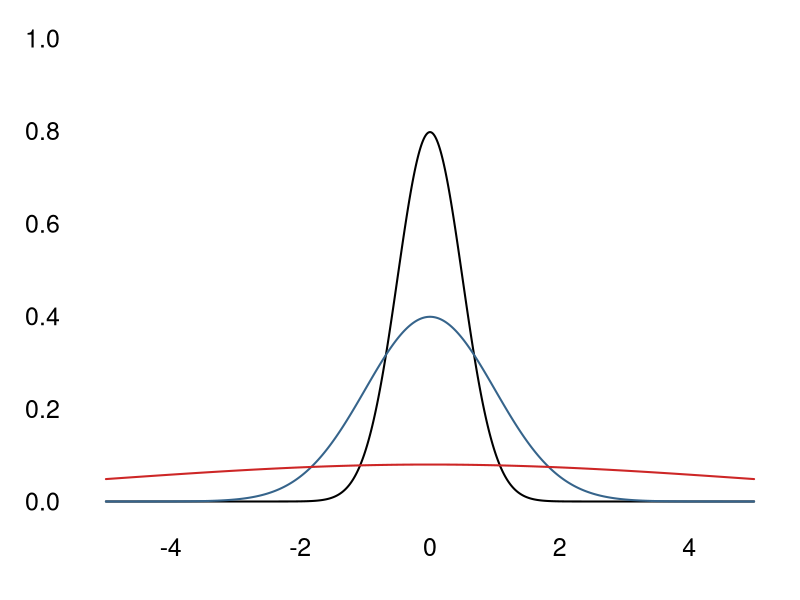
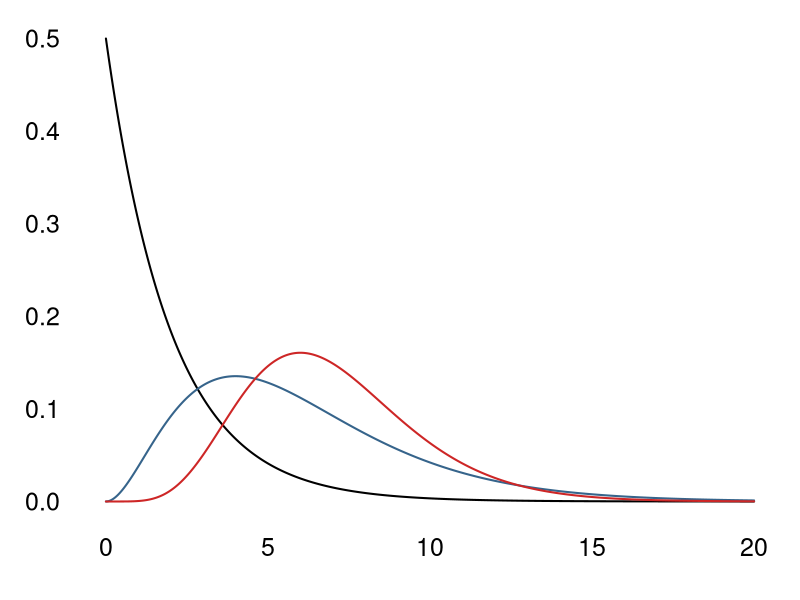
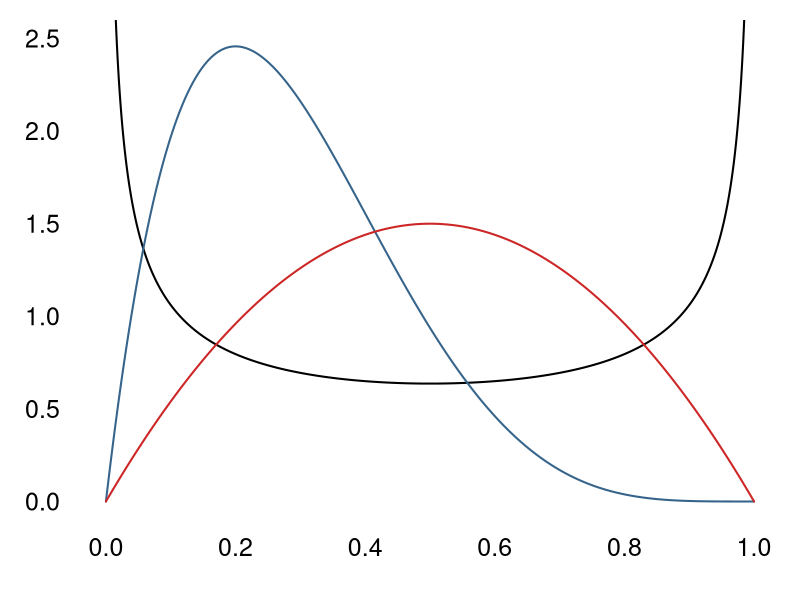

The R script that drew these images, in order:
## Choosing priors

# Normal distribution
x<-seq(-5,5,length=1000)
y1<-dnorm(x,0,.5)
y2<-dnorm(x,0,1)
y3<-dnorm(x,0,5)

par(mar=c(4,4,1,1),bty="n",cex.axis=1.5,cex.lab=1.5,las=1)
plot(x,y1,type="l",lwd=2,col="black",axes=FALSE,xlab="",ylab="",
     xlim=c(-5,5),ylim=c(0,1))
lines(x,y2,lwd=2,col="steelblue4")
lines(x,y3,lwd=2,col="firebrick3")
axis(1,tick=FALSE)
axis(2,tick=FALSE)

# Gamma distribution
x<-seq(0,20,length=1000)
y1<-dgamma(x,shape=1,scale=2)
y2<-dgamma(x,shape=3,scale=2)
y3<-dgamma(x,shape=7,scale=1)

plot(x,y1,type="l",lwd=2,col="black",axes=FALSE,xlab="",ylab="",
     xlim=c(0,20),ylim=c(0,.5))
lines(x,y2,lwd=2,col="steelblue4")
lines(x,y3,lwd=2,col="firebrick3")
axis(1,tick=FALSE)
axis(2,tick=FALSE)

# Beta distribution
x<-seq(0,1,length=1000)
y1<-dbeta(x,.5,.5)
y2<-dbeta(x,2,5)
y3<-dbeta(x,2,2)

plot(x,y1,type="l",lwd=2,col="black",axes=FALSE,xlab="",ylab="",
     xlim=c(0,1),ylim=c(0,2.5))
lines(x,y2,lwd=2,col="steelblue4")
lines(x,y3,lwd=2,col="firebrick3")
axis(1,tick=FALSE)
axis(2,tick=FALSE)

## FIN